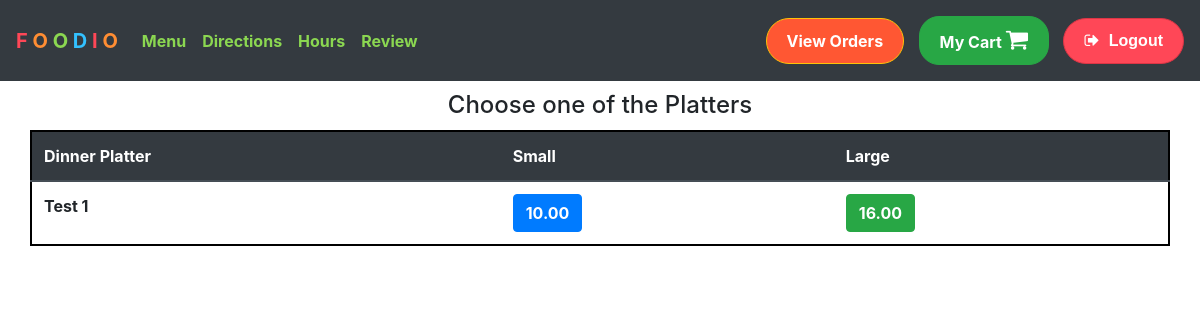
Page /Platters (signed in) on the committed database.
### orders/models.py (models this page shows, shortened)
class DinnerPlatters(models.Model):
    dish_name = models.CharField(max_length=200)
    small_price = models.DecimalField(max_digits=6, decimal_places=2)
    large_price = models.DecimalField(max_digits=6, decimal_places=2)

### orders/views.py (the view)
# urls.py: path("Platters", views.dinner_platters, name="dinner_platters"),
def dinner_platters(request):
    if request.user.is_authenticated:
        return render(request, "orders/dinner_platters.html", context = {"dishes":DinnerPlatters.objects.all})
    else:
        return redirect("orders:login")

### orders/templates/orders/dinner_platters.html
{% extends 'orders/header.html' %}
{% block content %}
    <div class="container">
      <h4 style="margin:10px; text-align:center;"> Choose one of the Platters </h4>
      <div class="row justify-content-center" >
        <table class="table"  style="border: 2px solid black">
          <thead class="thead-dark">
            <tr>
              <th scope="col">Dinner Platter</th>
              <th scope="col">Small</th>
              <th scope="col">Large</th>
            </tr>
          </thead>
          <tbody>
            {% for dish in dishes %}
              <tr>
                <th>{{dish.dish_name}}</th>
                <td><button type="button" class="btn btn-primary" onclick="add_to_cart({item_description:'Small - {{dish.dish_name}}' , price:{{dish.small_price}} })" ><strong>{{dish.small_price}}</strong></button></td>
                <td><button type="button" class="btn btn-success" onclick="add_to_cart({item_description:'Large - {{dish.dish_name}}' , price:{{dish.large_price}} })" ><strong>{{dish.large_price}}</strong></button></td>
              </tr>
            {% endfor %}
          </tbody>
        </table>
      </div>
    </div>
{% endblock %}

### rows in the picture
DinnerPlatters: dish_name "Test 1", small_price "10.00", large_price "16.00"
